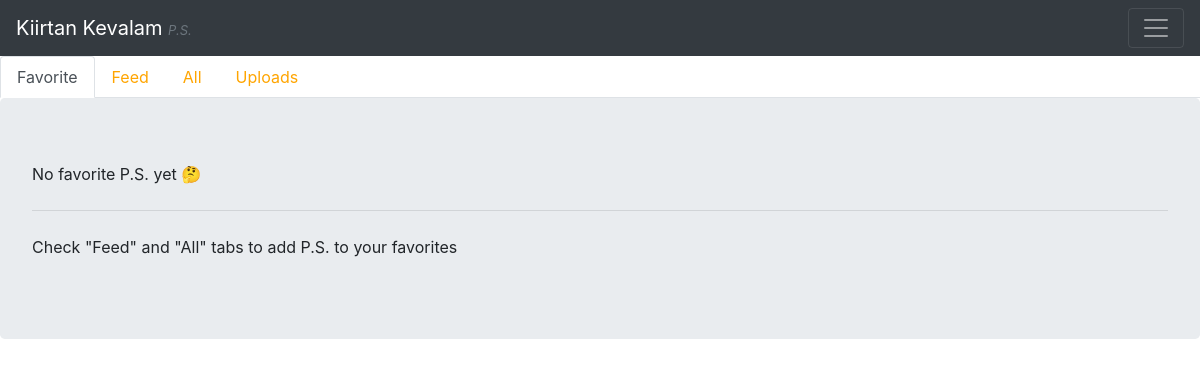
Before: /psfav/ (signed in) with the older database file.
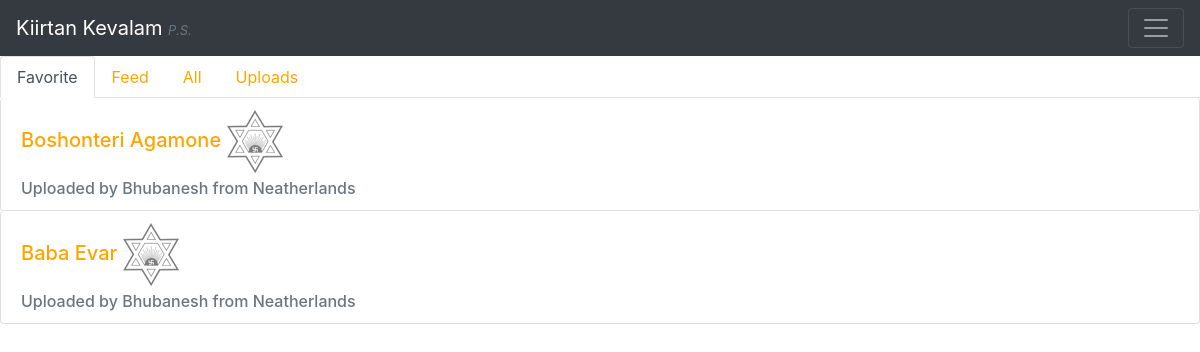
After: the same page with the newer database file.
### Song/models.py (models this page shows, shortened)
class Song(models.Model):
    title          = models.CharField(max_length=120)
    SONG_TYPES     = (
        ('KI', 'Kiirtan'),
        ('PS', 'Prabhat Samgiita'),
        ('BH', 'Bhajan'),
    )
    type           = models.CharField(max_length=30, choices=SONG_TYPES)
    capo           = models.PositiveIntegerField(blank=True, null=True)
    description    = models.TextField(blank=True)
    uploader       = models.ForeignKey('Profile', null=True, on_delete=models.SET_NULL)
    written_by     = models.CharField(max_length=50, blank=True)
    song_text      = models.TextField(blank=True)
    audio_file_path = models.FilePathField(path=None, match=None, max_length=100)
    upload_date    = models.DateField(auto_now=False, auto_now_add=True)
    edit_date      = models.DateField(auto_now=True, auto_now_add=False)

class Profile(models.Model):
    user          = models.OneToOneField(User,on_delete=models.CASCADE)
    sanskrit_name = models.CharField(max_length=100)
    country       = CountryField(max_length=50)
    city          = models.CharField(max_length=50, blank=True, null=True)
    profile_pic = models.ImageField(upload_to='profile_pics',blank=True)
    liked_songs   = models.ManyToManyField(Song, related_name="liked_songs", through='IsFavourite', null=True)

### Song/views.py (the view)
# urls.py: path('psfav/', psfav_view),
def psfav_view(request):
    user = request.user
    psLikes = user.profile.liked_songs.all().filter(type="PS")
    global psContext
    psContext["psLikes"]=psLikes
    return render(request,"psfav.html",psContext)

### Templates/psfav.html (shortened to what this page needs)
{% extends "base.html" %}
{% block pstabs %}
  <ul class="nav nav-tabs">
    <li class="nav-item">
      <a class="nav-link active" href="/psfav/">Favorite</a>
    </li>
    <li class="nav-item">
      <a class="nav-link" href="/psfeed/">Feed</a>
    </li>
    <li class="nav-item">
      <a class="nav-link" href="/psall/">All</a>
    </li>
    <li class="nav-item">
      <a class="nav-link" href="/psuploads/">Uploads</a>
    </li>
  </ul>
{% endblock pstabs %}
{% block bodyblock %}
  {% block renderps %}
    {% include 'favrenderer.html' with songlist=allPs  songlistlikes=psLikes%}
  {% endblock renderps %}
{% endblock bodyblock %}

### Templates/listitem.html
{% load static %}
<div class="songlist-element">
    <li class="list-group-item">
        <h5 class="card-title"> <a href="#">{{ song.title }}</a>
            {% if song not in user.profile.liked_songs.all %}
                <a href="{% url 'add-song-view' id=song.pk %}">
                    <img id="grey-pratik" src="{% static 'resources/img/pratik.png' %}" alt="">
                </a>
            {% else %}
                <a href="{% url 'delete-song-view' id=song.pk %}">
                    <img id="grey-pratik" src="{% static 'resources/img/pratik.png' %}" alt="">
                </a>
            {% endif %}
        </h5>
        <h6 class="card-subtitle mt-10 text-muted">Uploaded by
            {% firstof song.uploader.sanskrit_name song.uploader.name "a margii"%} from {{ song.uploader.country }}</h6>
    </li>
</div>

Changed rows visible on the page:
added Song: title "Boshonteri Agamone", uploader.sanskrit_name "Bhubanesh", uploader.country "Neatherlands"
added Song: title "Baba Evar", uploader.sanskrit_name "Bhubanesh", uploader.country "Neatherlands"
Other visible differences:
{{ typeintitle }}: "P.S." → (not shown)
text no longer shown: "No favorite yet 🤔 Check \"Feed\" and \"All\" tabs to add to your favorites"
